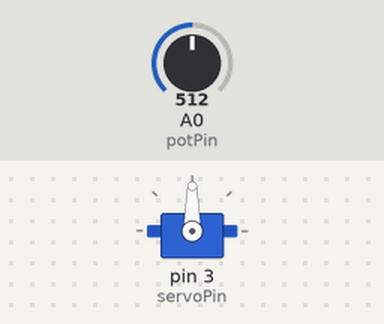
Bench run of a sketch on a simulated Arduino Uno, built with avr-gcc and run on an emulated ATmega328P. Shown: servo. The test bench sets the inputs (shaded band); at power-on: A0 (potPin) = 512.

Above: at 1.2 s.
1.3 s: A0 (potPin) set to 716
At 2.0 s:
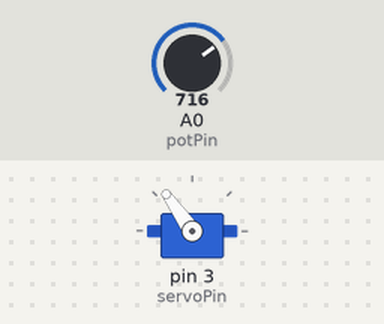
2.8 s: A0 (potPin) set to 900
At 4.0 s:
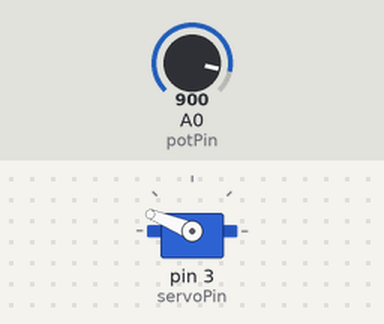
4.3 s: A0 (potPin) set to 1023
At 5.5 s:
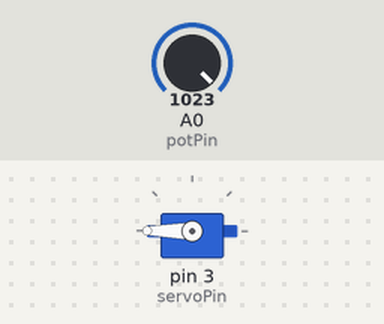
5.8 s: A0 (potPin) set to 306
At 6.4 s:
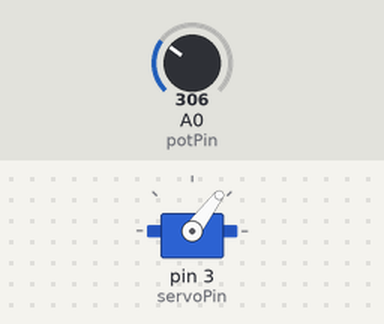
7.3 s: A0 (potPin) set to 122
At 7.8 s:
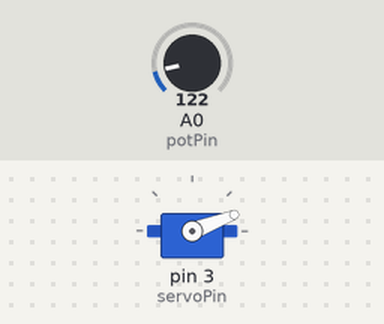
Timing chart, 0 to 9.8 s (numbered marks = the images above; inputs shaded):
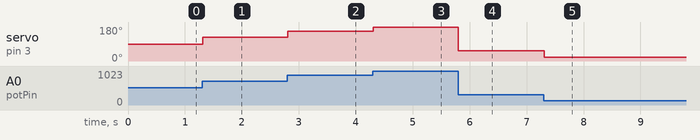

Measured:
- after the input at 1.3 s, servo on pin 3 (servoPin): 90° → 125° at once
- after the input at 2.8 s, servo on pin 3 (servoPin): 125° → 158° at once
- after the input at 4.3 s, servo on pin 3 (servoPin): 158° → 180° at once
- after the input at 5.8 s, servo on pin 3 (servoPin): 180° → 53° at once
- after the input at 7.3 s, servo on pin 3 (servoPin): 53° → 21° at once

The sketch:

servo_potensio.ino
```cpp
#include <Servo.h>

const int servoPin = 3;
const int potPin = A0;

Servo myServo;

void setup() {
  myServo.attach(servoPin);
}

void loop() {
  int potValue = analogRead(potPin);

  int angle = map(potValue, 0, 1023, 0, 180);
  myServo.write(angle);

  delay(15);
}
```
